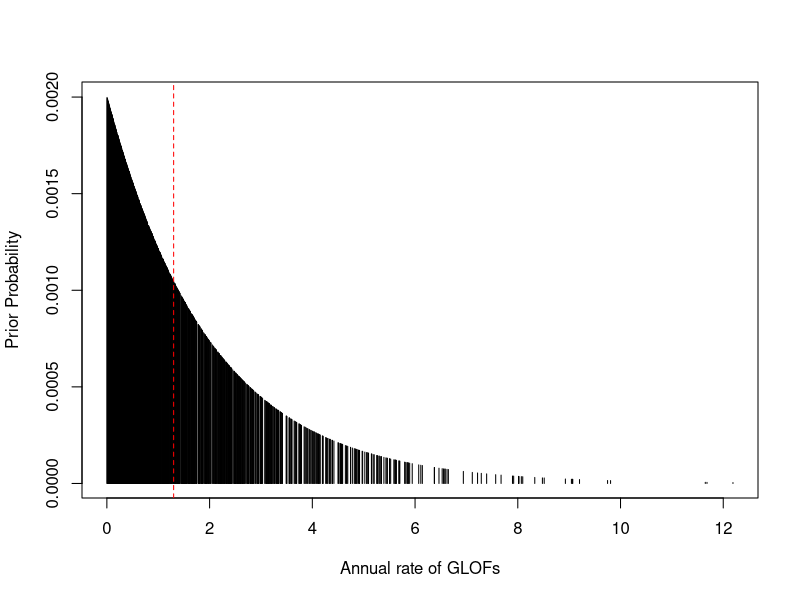
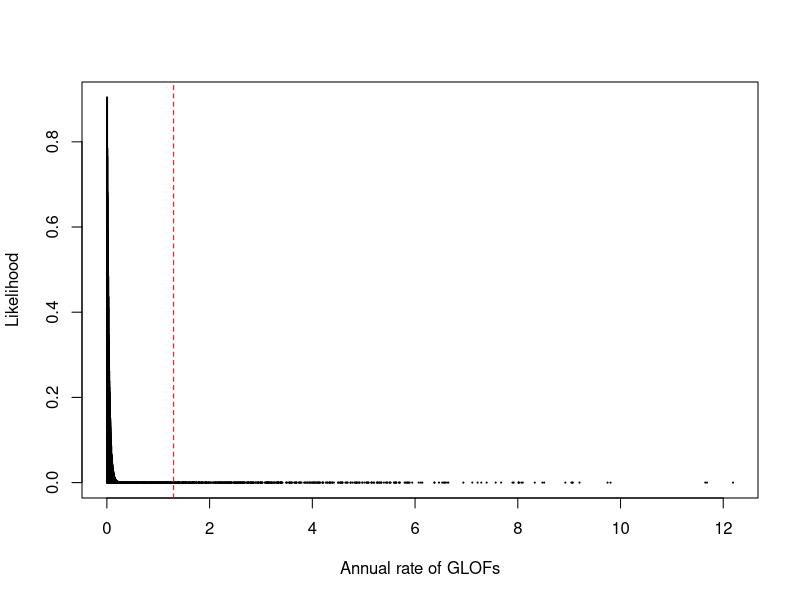
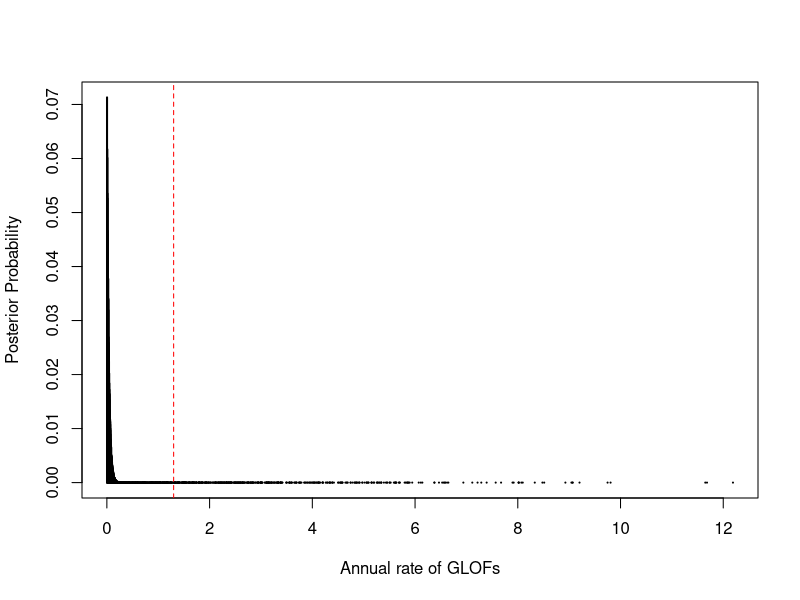
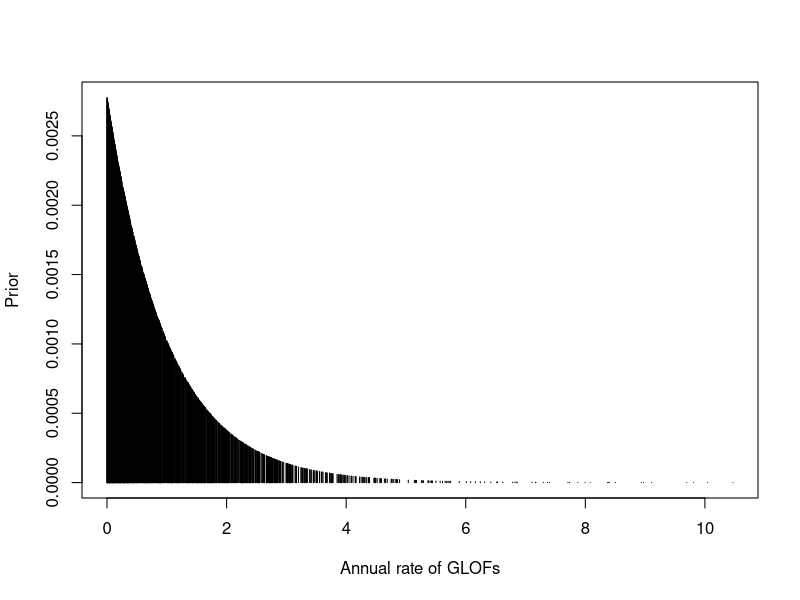

The R source for these figures, in order:
## ---- chunk 1
knitr::opts_chunk$set(echo = TRUE)
## ---- chunk 2
# data on glacial lake outburst floods (GLOF)
# 39 events in 3 decades
glofs <- 39
glof_rate <- 39/30
# unknown: GLOF rate in mountain belt

# Data? 
dat <- rep(0,30)
## ---- chunk 3
# Prior on GLOF rates
prior <- rexp(1000, rate = 0.5) 
prior_prob <- dexp(prior, rate = 0.5)
prior_prob <- prior_prob/sum(prior_prob)
## ---- chunk 4
# Likelihoood
# create a vector with the same number of entries as in "prior"
likeli <- rep(NA, length(prior))
for (i in seq_along(prior)) {
 likeli[i] <- prod(dpois(dat, prior[i]))
}
## ---- chunk 5
# Posterior
posterior <- likeli*prior_prob
posterior <- posterior/sum(posterior)
## ---- chunk 6
# Plot
par(mfrow = c(1,1))
plot(prior,prior_prob, type = "h", xlab = "Annual rate of GLOFs", ylab = "Prior Probability", lwd = 1)
abline(v = glof_rate, lty = 2, col = "red")
plot(prior, likeli, type = "h", xlab = "Annual rate of GLOFs", ylab = "Likelihood", lwd = 2)
abline(v = glof_rate, lty = 2, col = "red")
plot(prior, posterior, type = "h", xlab = "Annual rate of GLOFs", ylab = "Posterior Probability", lwd = 2)
abline(v = glof_rate, lty = 2, col = "red")
## ---- chunk 7
# Prior on GLOF rates
p <- 0.95 
b <- 5
## ---- chunk 8
temp <- log(1-p, base = exp(1))
lambda <- (-(temp)/(b))
prior <- rexp(1000, rate = lambda) 
prior_prob <- dexp(prior, rate = 1)
prior_prob <- prior_prob/sum(prior_prob)
plot(prior,prior_prob, type = "h", xlab = "Annual rate of GLOFs", ylab = "Prior", lwd = 1)
